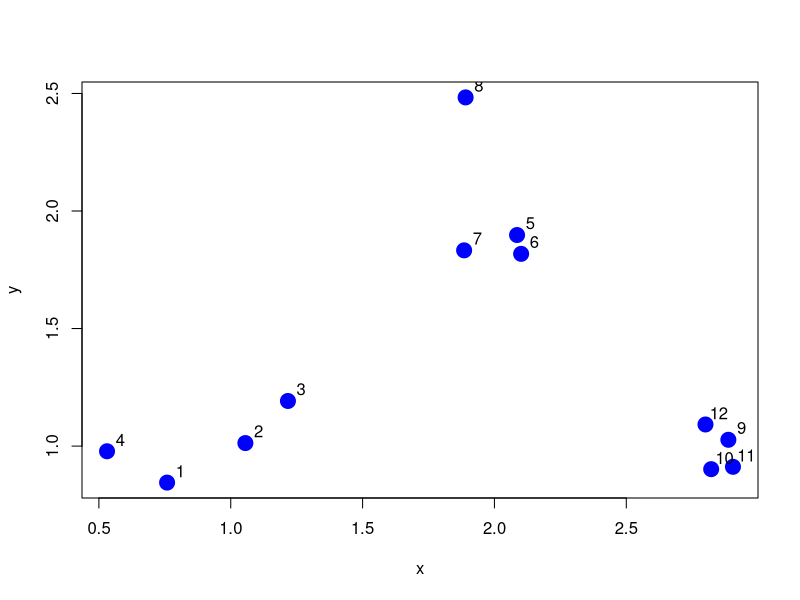
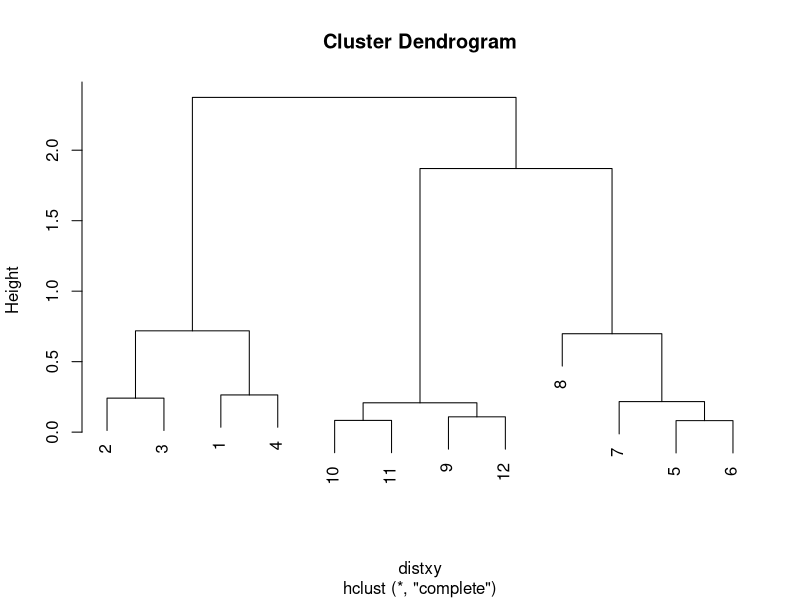

These figures' R source, in order:
# Hierarchical Clustering (part 1)
set.seed(1234)
x <- rnorm(12, mean = rep(1:3, each = 4), sd = 0.2)        
y <- rnorm(12, mean = rep(c(1, 2, 1), each = 4), sd = 0.2)
plot(x, y, col = "blue", pch = 19, cex = 2)
text(x + 0.05, y + 0.05, labels = as.character(1:12))

# Hierarchical clustering - dist()
dataFrame <- data.frame(x = x, y = y)
dist(dataFrame)

# Hierarchical clustering - hclust
dataFrame <- data.frame(x = x, y = y)
distxy <- dist(dataFrame)
hClustering <- hclust(distxy) 
plot(hClustering) # choose level of cluster based on the height of the dendogram

